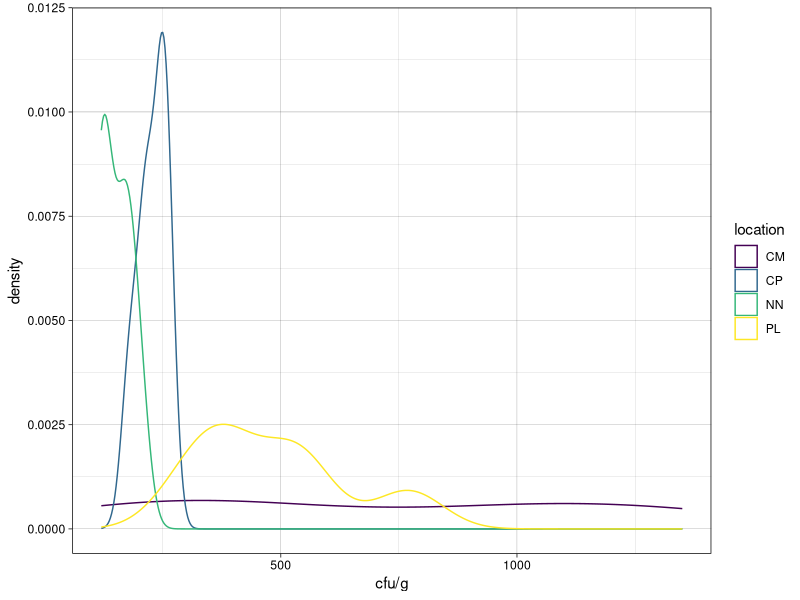
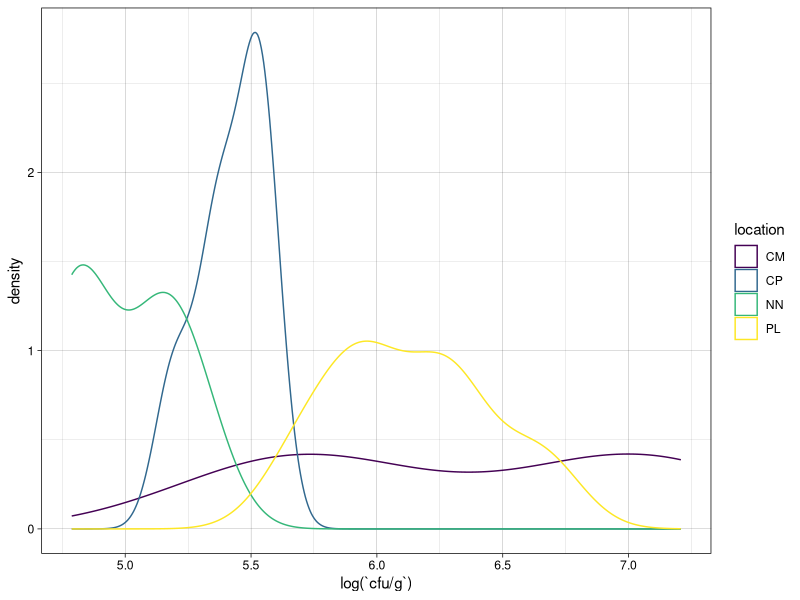
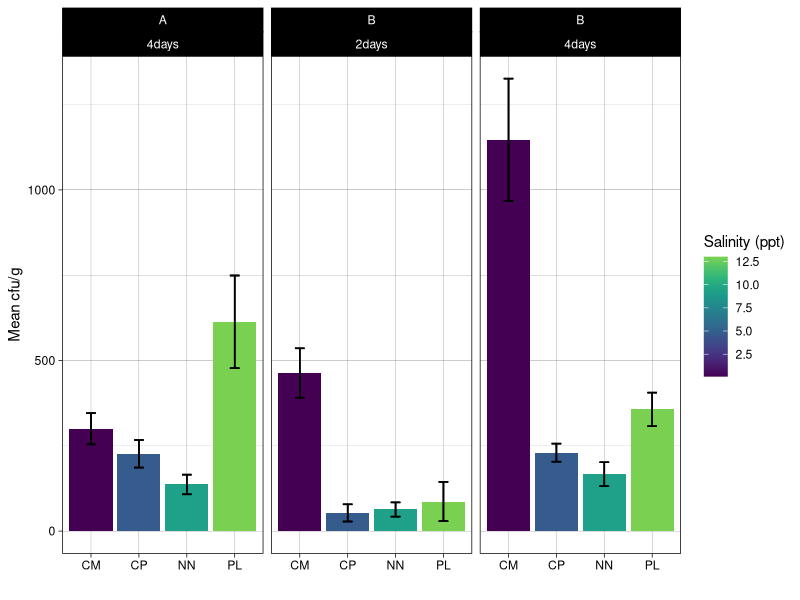
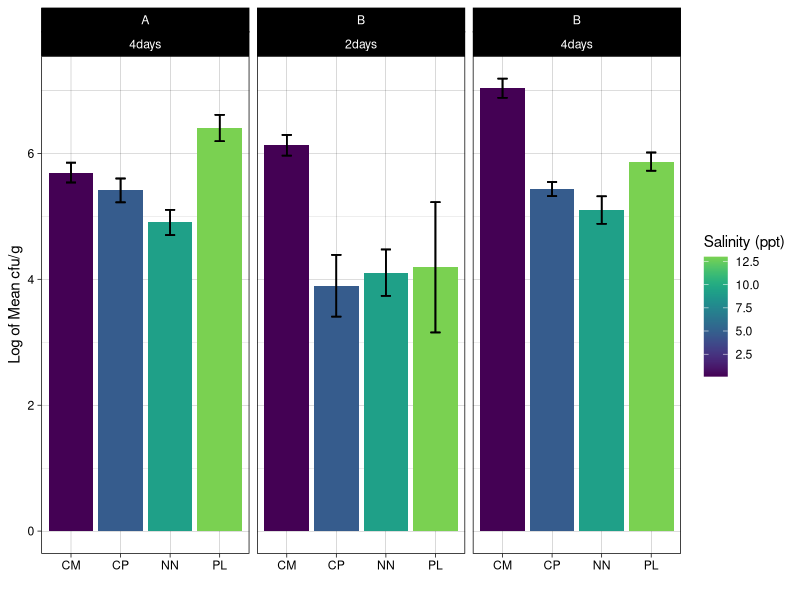

R code for these plots, in order:
## ---- chunk 1
library(tidyverse)
library(viridis)
library(car)
## ---- chunk 2
phyto <- read_csv("data/plate_counts.csv")
salinity <- read_csv("soil_collection.csv")
## ---- chunk 3
phyto %>%
  filter(date_counted == "2022-11-22" | date_counted == "2022-11-14",
         dilution == "10-1") %>%
ggplot(., aes(`cfu/g`, color = location)) +
  geom_density() +
  scale_color_viridis_d() +
  theme_linedraw()
## ---- chunk 4
phyto %>%
  filter(date_counted == "2022-11-22" | date_counted == "2022-11-14",
         dilution == "10-1") %>%
ggplot(., aes(log(`cfu/g`), color = location)) +
  geom_density() +
  scale_color_viridis_d() +
  theme_linedraw()
## ---- chunk 5
salinity <- salinity %>%
  mutate(site = case_when(site == "chapman" ~ "CM",
                          site == "chapel" ~ "CP",
                          site == "point_lookout" ~ "PL",
                          site == "newtowne" ~ "NN")) %>%
  rename(location = site)
## ---- chunk 6
phyto_log <- phyto %>%
  left_join(salinity) %>%
  rename(cfu = `cfu/g`) %>%
  mutate(trial = case_when(date_plated == "2022-11-10" ~ "A",
                           date_plated == "2022-11-18" ~ "B"),
         incubation = case_when(date_counted == "2022-11-20" ~ "2days",
                                date_counted == "2022-11-14" | date_counted == "2022-11-22" ~ "4days")) %>%
  group_by(location, dilution, trial, incubation) %>%
  filter(dilution == "10-1") %>%
  mutate(log_cfu = log(cfu),
         mean_log_cfu = mean(log_cfu),
         sd_log_cfu = sd(log_cfu))

phyto_avg <- phyto %>%
  left_join(salinity) %>%
  rename(cfu = `cfu/g`) %>%
  mutate(trial = case_when(date_plated == "2022-11-10" ~ "A",
                           date_plated == "2022-11-18" ~ "B"),
         incubation = case_when(date_counted == "2022-11-20" ~ "2days",
                                date_counted == "2022-11-14" | date_counted == "2022-11-22" ~ "4days")) %>%
  group_by(location, dilution, incubation, trial) %>%
  filter(dilution == "10-1") %>%
  mutate(mean_cfu = mean(cfu),
         sd_cfu = sd(cfu))
## ---- chunk 7
ggplot(phyto_avg, aes(location, mean_cfu, fill = salinity_ppt)) +
  geom_bar(position="dodge", stat = "identity", size = 0.8) +
  facet_wrap(~trial + incubation) +
  geom_errorbar(aes(ymin=mean_cfu-sd_cfu, 
                    ymax=mean_cfu+sd_cfu), 
                width=0.2, linewidth = 0.5,
                 position=position_dodge(.9)) +
  theme_linedraw() +
  labs(x = "", y = "Mean cfu/g", fill = "Salinity (ppt)") +
  scale_fill_viridis(end = 0.8)
## ---- chunk 8
ggplot(phyto_log, aes(location, mean_log_cfu, fill = salinity_ppt)) +
  geom_bar(position="dodge", stat = "identity", size = 0.8) +
  facet_wrap(~trial+incubation) +
  geom_errorbar(aes(ymin=mean_log_cfu-sd_log_cfu, 
                    ymax=mean_log_cfu+sd_log_cfu), 
                width=0.2, linewidth = 0.5,
                 position=position_dodge(.9)) +
  theme_linedraw() +
  labs(x = "", y = "Log of Mean cfu/g", fill = "Salinity (ppt)") +
  scale_fill_viridis(end = 0.8)
## ---- chunk 9
filter_aov <- phyto_log %>% 
  filter(date_counted == "2022-11-22")
## ---- chunk 10
leveneTest(log_cfu ~ location, filter_aov)
## ---- chunk 11
aov <- aov(log_cfu ~ location, filter_aov)
summary(aov)
## ---- chunk 12
TukeyHSD(aov)
## ---- chunk 13
filter_aov2 <- phyto_log %>% 
  filter(date_counted == "2022-11-20")
## ---- chunk 14
leveneTest(log_cfu ~ location, filter_aov2)
## ---- chunk 15
aov2 <- aov(log_cfu ~ location, filter_aov2)
summary(aov2)
## ---- chunk 16
TukeyHSD(aov2)
